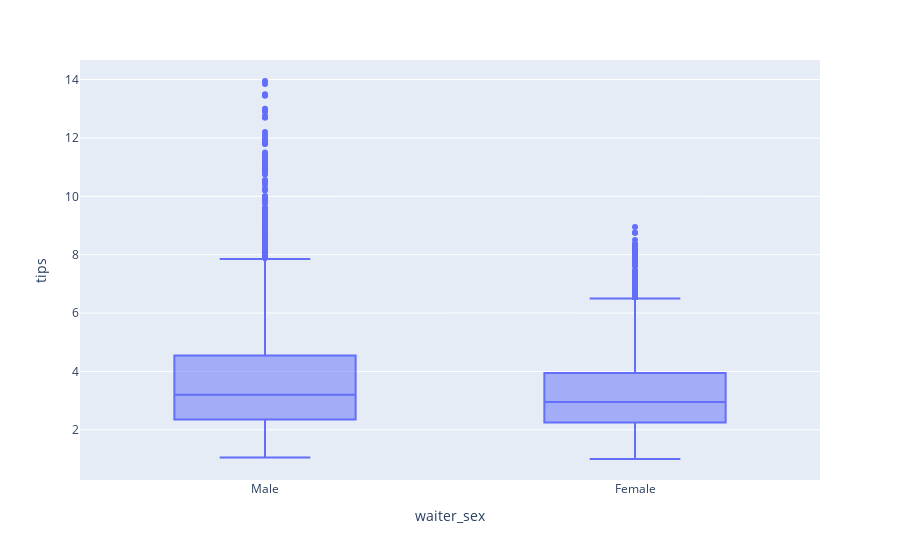

Source (notebook cell):
### Markdown cell above
__*El gráfico de dispersión anterior muestra un sesgo hacia arriba a la derecha. A medida que aumentan los gastos del cliente, también tienden a aumentar las propinas. Esto sugiere que las propinas no son aleatorias, sino que están influenciadas por el monto total del consumo. *__

### Code cell
px.box(df, x="waiter_sex", y="tips")

### Figure 1 — Plotly figure (JSON) as saved in the notebook; plotly's stock layout.template omitted (floating-point values rounded to 4 significant figures; data arrays with more than 128 entries replaced by an {"elided": "..."} marker saying what was removed)
{"data": [{"alignmentgroup": "True", "hovertemplate": "waiter_sex=%{x}<br>tips=%{y}<extra></extra>", "legendgroup": "", "marker": {"color": "#636efa"}, "name": "", "notched": false, "offsetgroup": "", "orientation": "v", "showlegend": false, "type": "box", "x": {"elided": "23779 str values"}, "x0": " ", "xaxis": "x", "y": {"elided": "23779 float values"}, "y0": " ", "yaxis": "y"}], "layout": {"boxmode": "group", "legend": {"tracegroupgap": 0}, "margin": {"t": 60}, "xaxis": {"anchor": "y", "domain": [0, 1], "title": {"text": "waiter_sex"}}, "yaxis": {"anchor": "x", "domain": [0, 1], "title": {"text": "tips"}}}}
